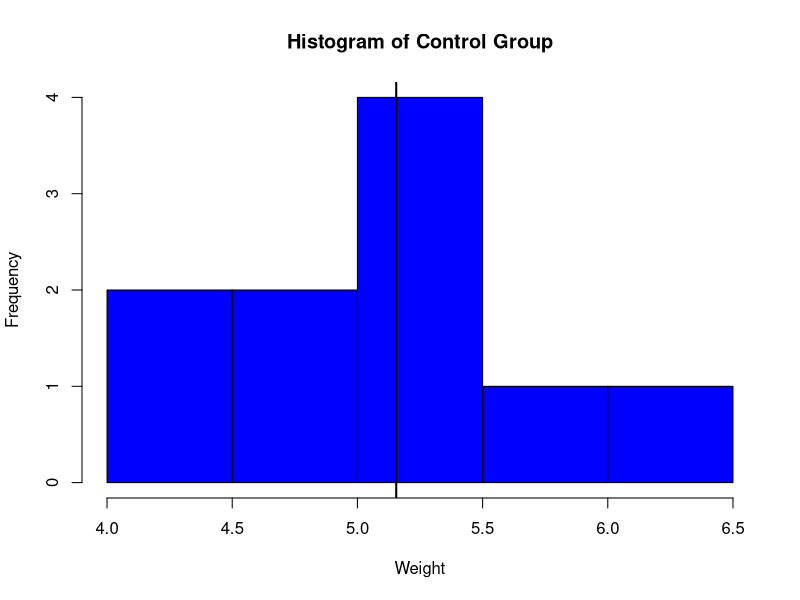
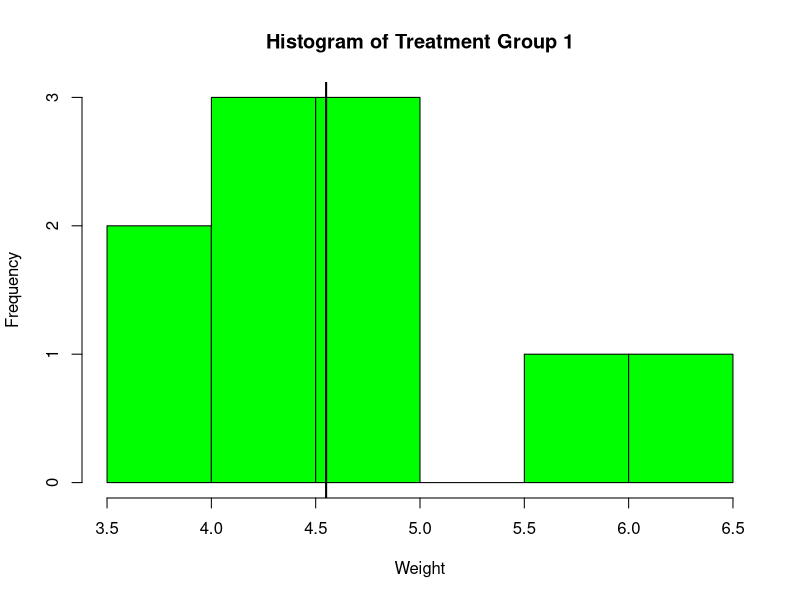
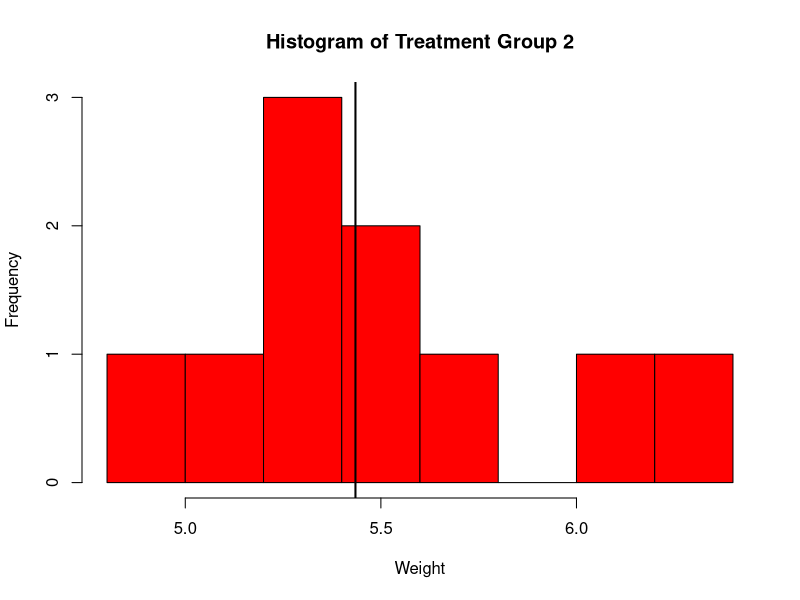
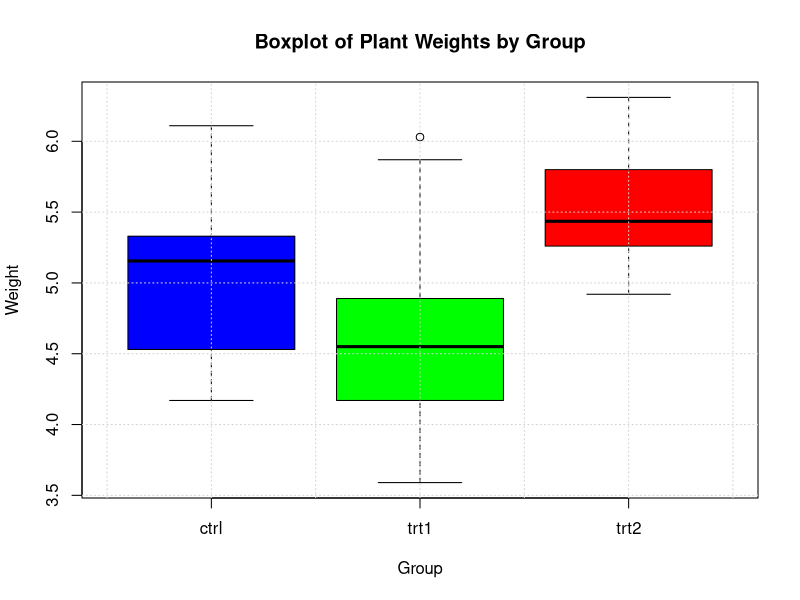

R code for these plots, in order:
## ---- chunk 1

data("PlantGrowth")
summary(PlantGrowth)

## ---- chunk 2
# Histogram of the control group
ctrl_median <- median(PlantGrowth$weight[PlantGrowth$group == "ctrl"])
hist(PlantGrowth$weight[PlantGrowth$group == "ctrl"], 
     main = "Histogram of Control Group", 
     xlab = "Weight", 
     col = "blue", 
     border = "black")
abline(v = ctrl_median, col = "black", lwd = 2)

# Histogram of the trt1 group
trt1_median <- median(PlantGrowth$weight[PlantGrowth$group == "trt1"])
hist(PlantGrowth$weight[PlantGrowth$group == "trt1"], 
     main = "Histogram of Treatment Group 1", 
     xlab = "Weight", 
     col = "green", 
     border = "black")
abline(v = trt1_median, col = "black", lwd = 2)

# Histogram for the trt2 group
trt2_median <- median(PlantGrowth$weight[PlantGrowth$group == "trt2"])
hist(PlantGrowth$weight[PlantGrowth$group == "trt2"], 
     main = "Histogram of Treatment Group 2", 
     xlab = "Weight", 
     col = "red", 
     border = "black")
abline(v = trt2_median, col = "black", lwd = 2)

## ---- chunk 3
# Load the dataset
data("PlantGrowth")

# Create the boxplot
boxplot(weight ~ group, data = PlantGrowth,
        main = "Boxplot of Plant Weights by Group",
        xlab = "Group",
        ylab = "Weight",
        col = c("blue", "green", "red"))
grid()

## ---- chunk 4
# Extract the weights for ctrl and trt1 groups and run t-test
ctrl_weights <- PlantGrowth$weight[PlantGrowth$group == "ctrl"]
trt1_weights <- PlantGrowth$weight[PlantGrowth$group == "trt1"]
t_test_result <- t.test(ctrl_weights, trt1_weights)

print(t_test_result)

## ---- chunk 5
# Load the dataset
data("PlantGrowth")

# Extract the weights for ctrl and trt2 groups
ctrl_weights <- PlantGrowth$weight[PlantGrowth$group == "ctrl"]
trt2_weights <- PlantGrowth$weight[PlantGrowth$group == "trt2"]

# Run the t-test
t_test_result <- t.test(ctrl_weights, trt2_weights, var.equal = TRUE)

# Print the t-test result
print(t_test_result)

